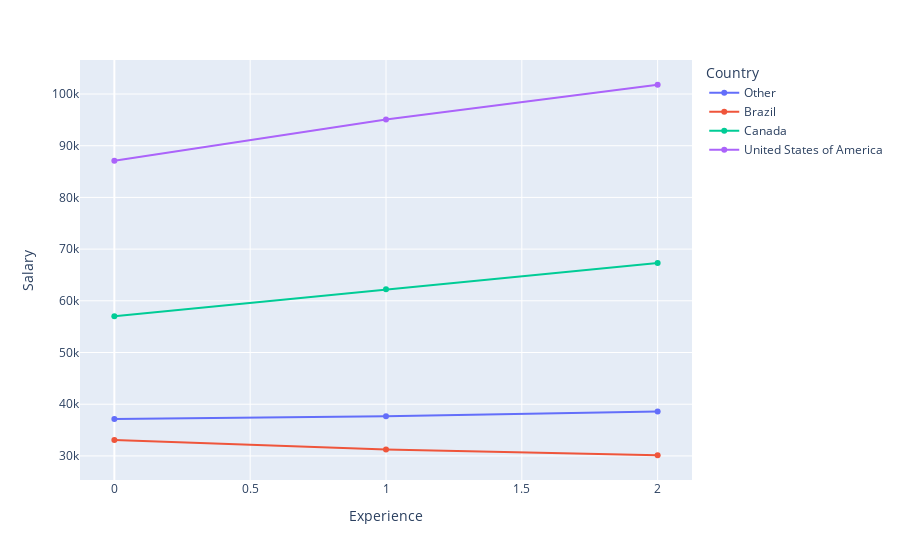

Notebook source saved alongside this figure:
### Code cell
fig = px.line(y, x = 'Experience', y = 'Salary', color="Country", markers= True)
fig.show()

### Figure 1 — Plotly figure (JSON) as saved in the notebook; plotly's stock layout.template omitted (floating-point values rounded to 4 significant figures)
{"data": [{"hovertemplate": "Country=Other<br>Experience=%{x}<br>Salary=%{y}<extra></extra>", "legendgroup": "Other", "line": {"color": "#636efa", "dash": "solid"}, "marker": {"symbol": "circle"}, "mode": "lines+markers", "name": "Other", "orientation": "v", "showlegend": true, "type": "scatter", "x": [0, 1, 2], "xaxis": "x", "y": [37130.0, 37670.0, 38590.0], "yaxis": "y"}, {"hovertemplate": "Country=Brazil<br>Experience=%{x}<br>Salary=%{y}<extra></extra>", "legendgroup": "Brazil", "line": {"color": "#EF553B", "dash": "solid"}, "marker": {"symbol": "circle"}, "mode": "lines+markers", "name": "Brazil", "orientation": "v", "showlegend": true, "type": "scatter", "x": [0, 1, 2], "xaxis": "x", "y": [33080.0, 31260.0, 30130.0], "yaxis": "y"}, {"hovertemplate": "Country=Canada<br>Experience=%{x}<br>Salary=%{y}<extra></extra>", "legendgroup": "Canada", "line": {"color": "#00cc96", "dash": "solid"}, "marker": {"symbol": "circle"}, "mode": "lines+markers", "name": "Canada", "orientation": "v", "showlegend": true, "type": "scatter", "x": [0, 1, 2], "xaxis": "x", "y": [57000.0, 62220.0, 67300.0], "yaxis": "y"}, {"hovertemplate": "Country=United States of America<br>Experience=%{x}<br>Salary=%{y}<extra></extra>", "legendgroup": "United States of America", "line": {"color": "#ab63fa", "dash": "solid"}, "marker": {"symbol": "circle"}, "mode": "lines+markers", "name": "United States of America", "orientation": "v", "showlegend": true, "type": "scatter", "x": [0, 1, 2], "xaxis": "x", "y": [87080.0, 95080.0, 101800.0], "yaxis": "y"}], "layout": {"legend": {"title": {"text": "Country"}, "tracegroupgap": 0}, "margin": {"t": 60}, "xaxis": {"anchor": "y", "domain": [0, 1], "title": {"text": "Experience"}}, "yaxis": {"anchor": "x", "domain": [0, 1], "title": {"text": "Salary"}}}}
